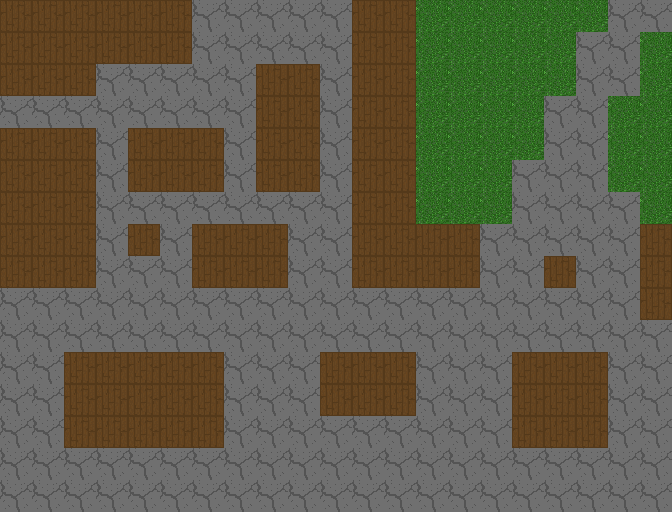

This game map was drawn from its Tiled (.tmx) file and the tilesets committed beside it. A one-line description and the trimmed map source follow:
An orthogonal 21x16 tile map with 32x32 px tiles, 1 tile layer (Map) and 31 objects (14x building, 9x bottle, 4x portal, 3x enemy, player).

<map version="1.4" tiledversion="1.4.3" orientation="orthogonal" renderorder="right-down" width="21" height="16" tilewidth="32" tileheight="32" infinite="0" nextlayerid="8" nextobjectid="90">
 <tileset firstgid="1" source="../textures/spritesheets/tileset.tsx" />
 <layer id="1" name="Map" width="21" height="16">
  <data>[336 cells, 336 non-empty, 3 distinct tile ids]</data>
 </layer>
 <objectgroup id="4" name="Buildings">
  <object id="24" name="House of Freya" type="building" x="0" y="0" width="96" height="96" />
  <object id="25" name="Dwarven Workshop" type="building" x="0" y="128" width="96" height="160" />
  <object id="26" name="Valhalla Pub" type="building" x="64" y="352" width="160" height="96" />
  <object id="28" name="Unnamed" type="building" x="128" y="224" width="32" height="32" />
  <object id="30" name="House of Loki" type="building" x="128" y="128" width="96" height="64" />
  <object id="31" name="Unnamed" type="building" x="256" y="64" width="64" height="128" />
  <object id="32" name="Shop" type="building" x="192" y="224" width="96" height="64" />
  <object id="33" name="House of Odin" type="building" x="320" y="352" width="96" height="64" />
  <object id="34" name="Alchemist" type="building" x="512" y="352" width="96" height="96" />
  <object id="35" name="Guard Barracks" type="building" x="352" y="0" width="64" height="224" />
  <object id="36" name="Helmdallars House" type="building" x="352" y="224" width="128" height="64" />
  <object id="37" name="House of Sif" type="building" x="640" y="224" width="32" height="96" />
  <object id="38" name="Unnamed" type="building" x="544" y="256" width="32" height="32" />
  <object id="39" name="Unnamed" type="building" x="96" y="0" width="96" height="64" />
 </objectgroup>
 <objectgroup id="6" name="Entities">
  <object id="71" name="Bottle" type="bottle" x="0" y="416" width="32" height="32" />
  <object id="72" name="Bottle" type="bottle" x="416" y="480" width="32" height="32" />
  <object id="73" name="Bottle" type="bottle" x="512" y="288" width="32" height="32" />
  <object id="74" name="Bottle" type="bottle" x="544" y="128" width="32" height="32" />
  <object id="75" name="Bottle" type="bottle" x="608" y="32" width="32" height="32" />
  <object id="76" name="Bottle" type="bottle" x="192" y="32" width="32" height="32" />
  <object id="77" name="Bottle" type="bottle" x="192" y="480" width="32" height="32" />
  <object id="78" name="Bottle" type="bottle" x="96" y="288" width="32" height="32" />
  <object id="79" name="Bottle" type="bottle" x="640" y="448" width="32" height="32" />
  <object id="80" name="Enemy" type="enemy" x="320" y="160" width="32" height="32" />
  <object id="81" name="Enemy" type="enemy" x="256" y="384" width="32" height="32" />
  <object id="82" name="Enemy" type="enemy" x="448" y="352" width="32" height="32" />
  <object id="86" name="Player" type="player" x="320" y="256" width="32" height="32" />
 </objectgroup>
 <objectgroup id="7" name="Portals">
  <object id="84" name="District 2" type="portal" x="256" y="0" width="64" height="8">
   <properties>
    <property name="edge" value="top" />
    <property name="player_x" type="int" value="256" />
    <property name="player_y" type="int" value="448" />
    <property name="scene_id" type="int" value="1" />
    <property name="show" type="bool" value="true" />
   </properties>
  </object>
  <object id="85" name="Main Gate" type="portal" x="320" y="504" width="64" height="8">
   <properties>
    <property name="scene_id" type="int" value="2" />
    <property name="show" type="bool" value="false" />
   </properties>
  </object>
  <object id="88" name="District 2" type="portal" x="0" y="384" width="64" height="8" rotation="270">
   <properties>
    <property name="edge" value="left" />
    <property name="player_x" type="int" value="256" />
    <property name="player_y" type="int" value="448" />
    <property name="scene_id" type="int" value="1" />
    <property name="show" type="bool" value="true" />
   </properties>
  </object>
  <object id="89" name="District 2" type="portal" x="632" y="256.909" width="32" height="8" rotation="270">
   <properties>
    <property name="edge" value="right" />
    <property name="player_x" type="int" value="256" />
    <property name="player_y" type="int" value="448" />
    <property name="scene_id" type="int" value="1" />
    <property name="show" type="bool" value="true" />
   </properties>
  </object>
 </objectgroup>
</map>
